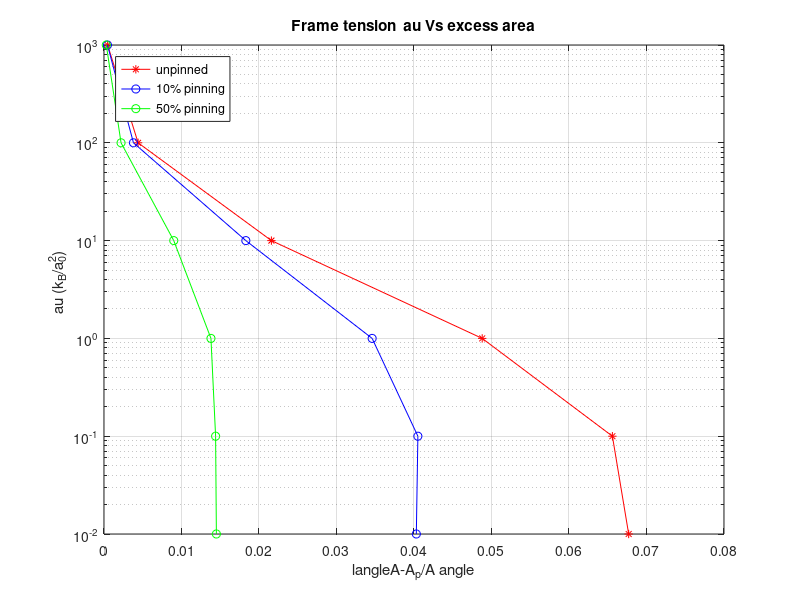

Recreate this plot in MATLAB.
tau = [0.01, 0.1, 1.0, 10., 100., 1000.];
exc_area_pin_0  = [0.0677, 0.0656, 0.0488, 0.0216, 0.0044, 4.67*1e-4];
exc_area_pin_10 = [0.0403, 0.0405, 0.0346, 0.0183, 0.0038, 4.48*1e-4];
exc_area_pin_50 = [0.0145, 0.0144, 0.0138, 0.0090, 0.0022, 2.95*1e-4];

figure(1)
semilogy(exc_area_pin_0,tau,'r*-');
hold on
semilogy(exc_area_pin_10,tau,'bo-');
hold on
semilogy(exc_area_pin_50,tau,'go-');
title("Frame tension \tau Vs excess area");
xlabel("\langle{A-A_p}/{A}\rangle");
ylabel("\tau (k_B/a_0^2)");
legend('unpinned','10% pinning','50% pinning','location','northwest');
grid on;
